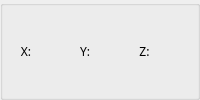
       <widget class="QGroupBox" name="groupBoxXYZ">
        <property name="maximumSize">
         <size>
          <width>16777215</width>
          <height>100</height>
         </size>
        </property>
        <property name="title">
         <string/>
        </property>
        <layout class="QHBoxLayout" name="horizontalLayout">
         <item>
          <widget class="QLabel" name="LabelX">
           <property name="font">
            <font>
             <family>Fira Code</family>
            </font>
           </property>
           <property name="text">
            <string>X:</string>
           </property>
           <property name="scaledContents">
            <bool>true</bool>
           </property>
           <property name="alignment">
            <set>Qt::AlignCenter</set>
           </property>
          </widget>
         </item>
         <item>
          <widget class="QLabel" name="LabelValueX">
           <property name="font">
            <font>
             <family>Fira Code</family>
            </font>
           </property>
           <property name="text">
            <string/>
           </property>
           <property name="scaledContents">
            <bool>true</bool>
           </property>
           <property name="alignment">
            <set>Qt::AlignCenter</set>
           </property>
          </widget>
         </item>
         <item>
          <widget class="QLabel" name="LabelY">
           <property name="font">
            <font>
             <family>Fira Code</family>
            </font>
           </property>
           <property name="text">
            <string>Y:</string>
           </property>
           <property name="scaledContents">
            <bool>true</bool>
           </property>
           <property name="alignment">
            <set>Qt::AlignCenter</set>
           </property>
          </widget>
         </item>
         <item>
          <widget class="QLabel" name="LabelValueY">
           <property name="font">
            <font>
             <family>Fira Code</family>
            </font>
           </property>
           <property name="text">
            <string/>
           </property>
           <property name="scaledContents">
            <bool>true</bool>
           </property>
           <property name="alignment">
            <set>Qt::AlignCenter</set>
           </property>
          </widget>
         </item>
         <item>
          <widget class="QLabel" name="LabelZ">
           <property name="font">
            <font>
             <family>Fira Code</family>
            </font>
           </property>
           <property name="text">
            <string>Z:</string>
           </property>
           <property name="scaledContents">
            <bool>true</bool>
           </property>
           <property name="alignment">
            <set>Qt::AlignCenter</set>
           </property>
          </widget>
         </item>
         <item>
          <widget class="QLabel" name="LabelValueZ">
           <property name="font">
            <font>
             <family>Fira Code</family>
            </font>
           </property>
           <property name="text">
            <string/>
           </property>
           <property name="scaledContents">
            <bool>true</bool>
           </property>
           <property name="alignment">
            <set>Qt::AlignCenter</set>
           </property>
          </widget>
         </item>
        </layout>
       </widget>
